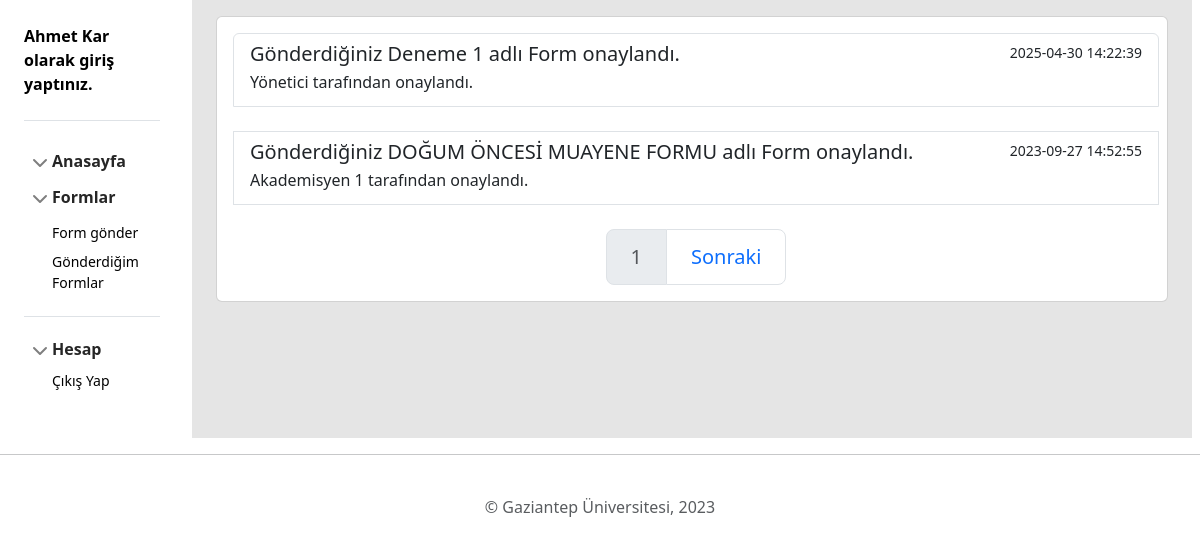
Page /index.php (signed in) on the committed database.
### tables this page shows
CREATE TABLE `formbilgileri` (
  `form_id` int(11) NOT NULL,
  `ekleyen_id` int(11) NOT NULL,
  `eklenme_tarihi` datetime NOT NULL,
  `form_durum` varchar(20) NOT NULL DEFAULT 'bekleme',
  `form_turu_id` int(11) NOT NULL,
  `gonderilen_akademisyen_id` int(11) NOT NULL
);

CREATE TABLE `formturbilgileri` (
  `tur_id` int(11) NOT NULL,
  `baslik` varchar(100) NOT NULL,
  `ekleyen_id` int(11) NOT NULL,
  `resim_url` varchar(100) NOT NULL
);

CREATE TABLE `kullanicilar` (
  `kullanici_id` int(11) NOT NULL,
  `kullanici_tipi` tinyint(2) NOT NULL,
  `kullanici_adi` varchar(50) NOT NULL,
  `sifre` varchar(150) NOT NULL,
  `eposta` varchar(50) NOT NULL,
  `adsoyad` varchar(70) DEFAULT NULL
);

### ayarlar.php (called while the page is built, shortened)
<?php
require_once "models/models.php";
if(isset($_SESSION["ktipi"])){
    $akademisyen_kontrol = ($_SESSION["ktipi"] == 1 || $_SESSION["ktipi"] == 0);
    $yonetici_kontrol = ($_SESSION["ktipi"] == 0);
}
?>

### models/models.php (called while the page is built, shortened)
<?php
class Models {
    private function generateSelectSql($tablo,$sutunlar = "*",$whereifade,$unionifade=" "){
        $sql = "Select ";
        if($sutunlar == "*"){
            $sql.="*";
        }
        $sql .= " from ".$tablo."";
        if(!empty($unionifade)){
        $sql .= " ".$unionifade;
        }
        if($whereifade != ""){
            $sql .= " where ".$whereifade."";
        }
        return $sql;
    }
    public function tablodanSatirlarGetir($baglan,$tablo,$sutunlar,$whereifade,$limit=-1,$offset=-1,$unionifade=" "){
        try {
            $sql = $this->generateSelectSql($tablo,$sutunlar,$whereifade,$unionifade);
            $veriler = $baglan->query($sql)->fetchAll();
            if(!empty($veriler)){
                return $veriler;
            }
            }catch(PDOException $ex){
                echo hataMetni("Veritabanında sorun var  -> Kodu : ".$ex->getCode()."<br>".$ex->getMessage());
            }
            return "";
    }
    public function tablodanSatirGetir($baglan,$tablo,$sutunlar,$whereifade,$limit=-1,$offset=-1,$unionifade=" "){
        try {
            $sql = $this->generateSelectSql($tablo,$sutunlar,$whereifade,$unionifade);
            $satir = $baglan->query($sql)->fetch();
            if(!empty($satir)){
                return $satir;
            }
            }catch(PDOException $ex){
                echo hataMetni("Veritabanında sorun var  -> Kodu : ".$ex->getCode()."<br>".$ex->getMessage());
            }
            return "";
    }
    public function tabloSatirSay($baglan,$tablo,$sutunlar,$whereifade,$limit=-1,$offset=-1,$unionifade=" "){
        try {
            $sql = $this->generateSelectSql($tablo,$sutunlar,$whereifade,$unionifade);
            $satirsayisi = $baglan->query($sql)->rowCount();
            if($satirsayisi>0){
                return $satirsayisi;
            }
            }catch(PDOException $ex){
                echo hataMetni("Veritabanında sorun var -> Kodu : ".$ex->getCode()."<br>".$ex->getMessage());
            }
            return 0;
    }
}
?>

### models/formmodel.php (called while the page is built, shortened)
<?php
require_once 'models.php';
class FormModel extends Models {
public function formTurBilgileri($baglan,$form_turu_id){
    return $this->tablodanSatirGetir($baglan,"formturbilgileri","*","tur_id=".$form_turu_id."");
}
public function onayMetniCek($baglan,$form_id){
return $this->tablodanSatirGetir($baglan,"formnotlari","*","form_id=".$form_id."");
}
public function yanitVerilenFormlariSay($baglan,$kid){
    return $this->tabloSatirSay($baglan,"formbilgileri","*","ekleyen_id=".$kid." and form_durum!='bekleme'");
}
public function yanitVerilenFormlariGetir($baglan,$kid,$limit,$currentSayfa){
    return $this->tablodanSatirlarGetir($baglan,"formbilgileri","*","ekleyen_id=".$kid." and form_durum!='bekleme'
    order by eklenme_tarihi desc
    LIMIT ".$limit." OFFSET ".($currentSayfa-1)*$limit."");
}
}
?>

### models/kullanicimodel.php (called while the page is built, shortened)
<?php
class KullaniciModel extends Models {
    public function kullaniciBilgileri($baglan,$id){
        return $this->tablodanSatirGetir($baglan,"kullanicilar","*","kullanici_id = ".$id."");
    }
}
?>

### index.php (the view, shortened to what this page needs)
<!DOCTYPE html>
<html>
    <?php
    include("veritabani.php");
    include("ayarlar.php");
   if(isset($_SESSION["kid"])){
    include ("view/sidebar.php");
    require_once "models/kullanicimodel.php";
    require_once "models/formmodel.php";
    $klview = new KullaniciModel();
    $fm = new FormModel();
    $kid = $_SESSION["kid"];
  echo "<br<br>";
  echo '<div class="list-group">';
  if($akademisyen_kontrol){
          $sayfa = 1;
          if(isset($_GET["p"])){
                  $sayfa = htmlspecialchars(ozelkarakterSil($_GET["p"]));
          }
          $sayfasayisi = 1;
          $limit = 4;
          $suankiSayfa = $sayfa;
            if($yonetici_kontrol){
              $formsay = $fm->beklemedekiFormlariSay($baglan,-1);
              $beklemedekiformlar = $fm->beklemedekiFormlariGetir($baglan,$limit,$suankiSayfa,-1);
            }else {
            $formsay =$fm->beklemedekiFormlariSay($baglan,$kid);
            $beklemedekiformlar = $fm->beklemedekiFormlariGetir($baglan,$limit,$suankiSayfa,$kid);
            }
            if($beklemedekiformlar){
              $sayfasayisi = $formsay/$limit;
                  foreach($beklemedekiformlar as $form){
                 $formbaslik = $fm->formTurBilgileri($baglan,$form['form_turu_id']);
                 if($formbaslik){
                 $kullanici = $klview->kullaniciBilgileri($baglan, $form["ekleyen_id"]);
                    if($kullanici){
                    echo '<a href="formgoruntule.php?form_id='.$form["form_id"].'" class="list-group-item list-group-item-action" aria-current="true">
                            <div class="d-flex w-100 justify-content-between">
                              <h5 class="mb-1">'.$formbaslik["baslik"].' Gönderildi.</h5>
                              <small>'.$form["eklenme_tarihi"].'</small>
                            </div>
                            <p class="mb-1">'.$kullanici["adsoyad"].' Yeni Bir Form Gönderdi.</p>
                          </a><br>';
                    }
                 }
             }
            if($sayfasayisi>1){
              echo '<nav aria-label="...">
              <ul class="pagination pagination-lg justify-content-center">';
              if($suankiSayfa>1){
                echo '<li class="page-item"><a href="bildirimler.php?p='.($suankiSayfa-1).'"
                  class="page-link">Önceki</a></li>';
              }
              $range = 5;
              $start_page = max(1, $suankiSayfa - $range);
              $end_page = min($sayfasayisi, $suankiSayfa + $range);
              for($i = $start_page;$i<=$end_page;$i++){
              if($i == $suankiSayfa){
                  echo '<li class="page-item disabled"><a class="page-link" href="bildirimler.php?p='.$i.'">'.$i.'</a></li>';
              }else {
                  echo '<li class="page-item"><a class="page-link" href="bildirimler.php?p='.$i.'">'.$i.'</a></li>';
              }
              }
              if($suankiSayfa<$sayfasayisi){
              echo '<li class="page-item">
                  <a class="page-link" href="bildirimler.php?p='.($suankiSayfa+1).'">Sonraki</a>
              </li>';
              }
              echo '</ul>
              </nav>';
          }
            }
  }else {
            $sayfa = 1;
            $limit = 4;
            $suankiSayfa = $sayfa;
            $formsay = $fm->yanitVerilenFormlariSay($baglan,$_SESSION["kid"]);
            $yanitverilenformlar = $fm->yanitVerilenFormlariGetir($baglan,$_SESSION["kid"],$limit,$suankiSayfa);
            if($yanitverilenformlar){
              $sayfasayisi = $formsay/$limit;
                 foreach($yanitverilenformlar as $form){
                 $formbaslik = $fm->formTurBilgileri($baglan,$form['form_turu_id']);
                 if($formbaslik){
                  $kullanici = false;
                  if($form["form_durum"] == "onay" || $form["form_durum"] == "red"){
                  $onayverencek = $fm->onayMetniCek($baglan,$form["form_id"]);
                  if($onayverencek){
                   $kullanici = $klview->kullaniciBilgileri($baglan, $onayverencek["ogretmen_id"]);
                  }
                 }
                    if($kullanici){
                    echo '<a href="formgoruntule.php?form_id='.$form["form_id"].'" class="list-group-item list-group-item-action" aria-current="true">
                            <div class="d-flex w-100 justify-content-between">
                              <h5 class="mb-1">Gönderdiğiniz '.$formbaslik["baslik"].' adlı Form ';
                              if($form["form_durum"] == "onay"){
                                  echo 'onaylandı.</h5>'
                                    .'<small>'.$form["eklenme_tarihi"].'</small>'
                                  .'</div>'
                                  .'<p class="mb-1">'.$kullanici["adsoyad"].' tarafından onaylandı.</p>'
                                .'</a><br>';
                              }else if($form["form_durum"] == "red"){
                                  echo "reddedildi</h5>"
                                    ."<small>".$form["eklenme_tarihi"]."</small>"
                                  ."</div>"
                                  ."<p class='mb-1'>".$kullanici["adsoyad"]."  tarafından reddedildi.</p>"
                                ."</a><br>";
                              }
                    }
                 }
             }
             if($sayfasayisi>1){
              echo '<nav aria-label="...">
              <ul class="pagination pagination-lg justify-content-center">';
              $range = 5;
              $start_page = max(1, $suankiSayfa - $range);
              $end_page = min($sayfasayisi, $suankiSayfa + $range);
              for($i = $start_page;$i<=$end_page;$i++){
              if($i == $suankiSayfa){
                  echo '<li class="page-item disabled"><a class="page-link" href="bildirimler.php?p='.$i.'">'.$i.'</a></li>';
              }else {
                  echo '<li class="page-item"><a class="page-link" href="bildirimler.php?p='.$i.'">'.$i.'</a></li>';
              }
              }
              if($suankiSayfa<$sayfasayisi){
              echo '<li class="page-item">
                  <a class="page-link" href="bildirimler.php?p='.($suankiSayfa+1).'">Sonraki</a>
              </li>';
              }
              echo '</ul>
              </nav>';
          }
        }
        }
        echo '</div>';
   include("view/footer.php");
  }else {
    header("Location:girisyap.php");
  }
    ?>
</html>

### view/sidebar.php (shortened to what this page needs)
<!doctype html>
<html data-bs-theme="light">
  <head>
    <link href="https://getbootstrap.com/docs/5.3/assets/css/docs.css" rel="stylesheet">
    <link rel="stylesheet" href="https://cdn.jsdelivr.net/npm/@docsearch/css@3">
    <link href="https://getbootstrap.com/docs/5.3/dist/css/bootstrap.min.css" rel="stylesheet">
    <link href="css/sidebars.css" rel="stylesheet">
  </head>
<body>
<div style="width:100%" class="row gx-3">
<div class="col-2">
<div class="flex-shrink-0 p-4">
    <a class="d-flex align-items-center pb-4 mb-4 link-body-emphasis  text-decoration-none border-bottom">
        <span class="fs-6 fw-semibold"><?php echo $_SESSION["adsoyad"]." olarak giriş yaptınız."; ?></span>
    </a>
    <ul class="list-unstyled ps-0">
    <li class="mb-1">
          <button onclick="window.location.href='index.php';" class="btn btn-toggle d-inline-flex align-items-center rounded border-0" data-bs-toggle="collapse" data-bs-target="#home-collapse" aria-expanded="true">
          Anasayfa
        </button>
    </li>
      <li class="mb-1">
        <button class="btn btn-toggle d-inline-flex align-items-center rounded border-0" data-bs-toggle="collapse" data-bs-target="#orders-collapse" aria-expanded="true">
          Formlar
        </button>
        <div class="collapse show" id="orders-collapse" style="">
          <ul class="btn-toggle-nav list-unstyled fw-normal pb-1 small">
            <?php if($yonetici_kontrol || $akademisyen_kontrol){  ?>
            <li><a href="formlar.php" class="link-body-emphasis d-inline-flex text-decoration-none rounded">Formlar</a></li>
            <li><a href="formturuekle.php" class="link-body-emphasis d-inline-flex text-decoration-none rounded">Form Türü Ekle</a></li>
            <?php }else { ?>
        <li class="mb-1">
          <li><a href="formlar.php" class="link-body-emphasis d-inline-flex text-decoration-none rounded">Form gönder</a></li>
            <li><a href="gonderdiklerim.php" class="link-body-emphasis d-inline-flex text-decoration-none rounded">Gönderdiğim Formlar</a></li>
            <?php } ?>
        </li>
      </ul>
    </div>
      </li>
      <li class="border-top my-3"></li>
      <li class="mb-1">
        <button class="btn btn-toggle d-inline-flex align-items-center rounded border-0" data-bs-toggle="collapse" data-bs-target="#account-collapse" aria-expanded="true">
          Hesap
        </button>
        <div class="collapse show" id="account-collapse" style="">
          <ul class="btn-toggle-nav list-unstyled fw-normal pb-1 small">
            <li><a href="cikisyap.php" class="link-body-emphasis d-inline-flex text-decoration-none rounded">Çıkış Yap</a></li>
          </ul>
        </div>
      </li>
    </ul>
	</div>
	</div>
<div style="background-color:#e5e5e5;" class="col-10">
      <div class="container p-3">
<div class="card">
<div class="container ms-1 mt-3">

### view/footer.php (shortened to what this page needs)
</div>
</div>
</div>
</div>
</div>
</body>
<hr class="featurette-divider">
  <footer class="py-4 my-3">
      <p class="text-center text-body-secondary">&copy; Gaziantep Üniversitesi, 2023</p>
  </footer>
</html>

### css/sidebars.css (style rules this page uses)
body { min-height: 100vh; min-height: -webkit-fill-available; }
html { height: -webkit-fill-available; }
.btn-toggle { padding: .25rem .5rem; font-weight: 600; color: var(--bs-emphasis-color); background-color: transparent; }
.btn-toggle::before { width: 1.25em; line-height: 0; transition: transform .35s ease; transform-origin: .5em 50%; }
.btn-toggle[aria-expanded="true"] { color: rgba(var(--bs-emphasis-color-rgb), .85); }
.btn-toggle[aria-expanded="true"]::before { transform: rotate(90deg); }
.btn-toggle-nav a { padding: .1875rem .5rem; margin-top: .125rem; margin-left: 1.25rem; }

### rows in the picture
formbilgileri: form_turu.baslik "Deneme 1", eklenme_tarihi "2025-04-30 14:22:39", kullanicilar.adsoyad "Yönetici"
formbilgileri: form_turu.baslik "DOĞUM ÖNCESİ MUAYENE FORMU", eklenme_tarihi "2023-09-27 14:52:55", kullanicilar.adsoyad "Akademisyen 1"

### other values in the picture
$_SESSION["adsoyad"] "Ahmet Kar"
